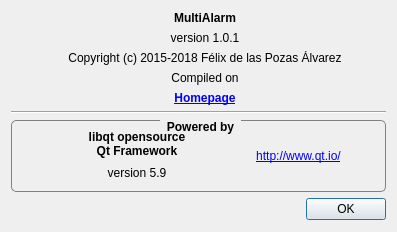
<?xml version="1.0" encoding="UTF-8"?>
<ui version="4.0">
 <class>AboutDialog</class>
 <widget class="QDialog" name="AboutDialog">
  <property name="geometry">
   <rect>
    <x>0</x>
    <y>0</y>
    <width>397</width>
    <height>232</height>
   </rect>
  </property>
  <property name="minimumSize">
   <size>
    <width>397</width>
    <height>232</height>
   </size>
  </property>
  <property name="maximumSize">
   <size>
    <width>397</width>
    <height>232</height>
   </size>
  </property>
  <property name="windowTitle">
   <string>About...</string>
  </property>
  <property name="windowIcon">
   <iconset resource="rsc/resources.qrc">
    <normaloff>:/MultiAlarm/information.svg</normaloff>:/MultiAlarm/information.svg</iconset>
  </property>
  <layout class="QVBoxLayout" name="verticalLayout">
   <item>
    <layout class="QVBoxLayout" name="verticalLayout_2">
     <item>
      <layout class="QHBoxLayout" name="horizontalLayout" stretch="0,0,0,0">
       <item>
        <spacer name="horizontalSpacer">
         <property name="orientation">
          <enum>Qt::Horizontal</enum>
         </property>
         <property name="sizeHint" stdset="0">
          <size>
           <width>40</width>
           <height>20</height>
          </size>
         </property>
        </spacer>
       </item>
       <item>
        <widget class="QLabel" name="label">
         <property name="maximumSize">
          <size>
           <width>64</width>
           <height>64</height>
          </size>
         </property>
         <property name="text">
          <string/>
         </property>
         <property name="pixmap">
          <pixmap resource="rsc/resources.qrc">:/MultiAlarm/application.ico</pixmap>
         </property>
         <property name="scaledContents">
          <bool>true</bool>
         </property>
         <property name="alignment">
          <set>Qt::AlignCenter</set>
         </property>
        </widget>
       </item>
       <item>
        <layout class="QVBoxLayout" name="verticalLayout_3">
         <item>
          <widget class="QLabel" name="label_2">
           <property name="font">
            <font>
             <weight>75</weight>
             <bold>true</bold>
            </font>
           </property>
           <property name="text">
            <string>MultiAlarm</string>
           </property>
           <property name="alignment">
            <set>Qt::AlignCenter</set>
           </property>
          </widget>
         </item>
         <item>
          <widget class="QLabel" name="m_version">
           <property name="text">
            <string>version 1.0.1</string>
           </property>
           <property name="alignment">
            <set>Qt::AlignCenter</set>
           </property>
          </widget>
         </item>
         <item>
          <widget class="QLabel" name="label_4">
           <property name="text">
            <string>Copyright (c) 2015-2018 Félix de las Pozas Álvarez</string>
           </property>
           <property name="alignment">
            <set>Qt::AlignCenter</set>
           </property>
          </widget>
         </item>
         <item>
          <widget class="QLabel" name="m_compilationDate">
           <property name="text">
            <string>Compiled on</string>
           </property>
           <property name="alignment">
            <set>Qt::AlignCenter</set>
           </property>
          </widget>
         </item>
         <item>
          <widget class="QLabel" name="label_5">
           <property name="font">
            <font>
             <weight>75</weight>
             <bold>true</bold>
             <underline>false</underline>
            </font>
           </property>
           <property name="toolTip">
            <string>Official homepage</string>
           </property>
           <property name="text">
            <string>&lt;a href=&quot;https://github.com/FelixdelasPozas/MultiAlarm&quot;&gt;Homepage&lt;/a&gt;</string>
           </property>
           <property name="alignment">
            <set>Qt::AlignCenter</set>
           </property>
           <property name="openExternalLinks">
            <bool>true</bool>
           </property>
          </widget>
         </item>
        </layout>
       </item>
       <item>
        <spacer name="horizontalSpacer_2">
         <property name="orientation">
          <enum>Qt::Horizontal</enum>
         </property>
         <property name="sizeHint" stdset="0">
          <size>
           <width>40</width>
           <height>20</height>
          </size>
         </property>
        </spacer>
       </item>
      </layout>
     </item>
     <item>
      <widget class="Line" name="line">
       <property name="orientation">
        <enum>Qt::Horizontal</enum>
       </property>
      </widget>
     </item>
     <item>
      <widget class="QGroupBox" name="groupBox">
       <property name="font">
        <font>
         <weight>75</weight>
         <bold>true</bold>
        </font>
       </property>
       <property name="styleSheet">
        <string notr="true">QGroupBox {
    border: 1px solid gray;
    border-radius: 5px;
    margin-top: 2ex;
}

QGroupBox::title {
    subcontrol-origin: margin;
    subcontrol-position: top center; /* position at the top center */
    padding: 0px 5px;
}</string>
       </property>
       <property name="title">
        <string>Powered by</string>
       </property>
       <property name="alignment">
        <set>Qt::AlignHCenter|Qt::AlignTop</set>
       </property>
       <property name="flat">
        <bool>false</bool>
       </property>
       <layout class="QVBoxLayout" name="verticalLayout_11">
        <item>
         <layout class="QHBoxLayout" name="horizontalLayout_7">
          <property name="topMargin">
           <number>0</number>
          </property>
          <item>
           <widget class="QLabel" name="label_3">
            <property name="maximumSize">
             <size>
              <width>32</width>
              <height>32</height>
             </size>
            </property>
            <property name="text">
             <string/>
            </property>
            <property name="pixmap">
             <pixmap resource="rsc/resources.qrc">:/MultiAlarm/Qt.ico</pixmap>
            </property>
            <property name="scaledContents">
             <bool>true</bool>
            </property>
           </widget>
          </item>
          <item>
           <layout class="QVBoxLayout" name="verticalLayout_4">
            <item>
             <widget class="QLabel" name="label_26">
              <property name="font">
               <font>
                <weight>75</weight>
                <bold>true</bold>
               </font>
              </property>
              <property name="text">
               <string>libqt opensource
Qt Framework</string>
              </property>
              <property name="alignment">
               <set>Qt::AlignCenter</set>
              </property>
             </widget>
            </item>
            <item>
             <widget class="QLabel" name="label_27">
              <property name="text">
               <string>version 5.9</string>
              </property>
              <property name="alignment">
               <set>Qt::AlignCenter</set>
              </property>
             </widget>
            </item>
           </layout>
          </item>
          <item>
           <widget class="QLabel" name="label_7">
            <property name="text">
             <string>&lt;a href=&quot;http://www.qt.io/&quot;&gt;http://www.qt.io/&lt;/a&gt;</string>
            </property>
            <property name="alignment">
             <set>Qt::AlignCenter</set>
            </property>
            <property name="openExternalLinks">
             <bool>true</bool>
            </property>
           </widget>
          </item>
         </layout>
        </item>
       </layout>
      </widget>
     </item>
    </layout>
   </item>
   <item>
    <widget class="QDialogButtonBox" name="buttonBox">
     <property name="maximumSize">
      <size>
       <width>575</width>
       <height>23</height>
      </size>
     </property>
     <property name="orientation">
      <enum>Qt::Horizontal</enum>
     </property>
     <property name="standardButtons">
      <set>QDialogButtonBox::Ok</set>
     </property>
    </widget>
   </item>
  </layout>
 </widget>
 <resources>
  <include location="rsc/resources.qrc"/>
 </resources>
 <connections>
  <connection>
   <sender>buttonBox</sender>
   <signal>accepted()</signal>
   <receiver>AboutDialog</receiver>
   <slot>accept()</slot>
   <hints>
    <hint type="sourcelabel">
     <x>248</x>
     <y>254</y>
    </hint>
    <hint type="destinationlabel">
     <x>157</x>
     <y>274</y>
    </hint>
   </hints>
  </connection>
  <connection>
   <sender>buttonBox</sender>
   <signal>rejected()</signal>
   <receiver>AboutDialog</receiver>
   <slot>reject()</slot>
   <hints>
    <hint type="sourcelabel">
     <x>316</x>
     <y>260</y>
    </hint>
    <hint type="destinationlabel">
     <x>286</x>
     <y>274</y>
    </hint>
   </hints>
  </connection>
 </connections>
</ui>
